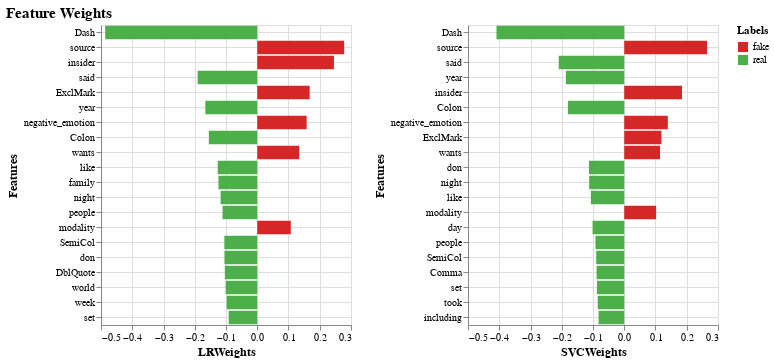

Notebook code cell kept with this figure:
### Code cell
trainChart, predChart, confMtxPlot = modelData(articlesDF, stratify=False)
# Not displaying the same training data split
# Just the weights chart
predChart.display()

# Show the confusion matrix
confMtxPlot;

### Figure 1 — Vega-Lite specification as saved in the notebook (floating-point values rounded to 4 significant figures)
{"config": {"view": {"continuousWidth": 400, "continuousHeight": 300}, "axis": {"labelFontSize": 10, "titleFontSize": 12}, "title": {"fontSize": 15}}, "hconcat": [{"data": {"name": "data-ba26d40cd9f6fe6fe9c4eb39e29d8db8"}, "mark": "bar", "encoding": {"color": {"field": "Labels", "scale": {"domain": ["fake", "real"], "range": ["#d62728", "#4daf4a"]}, "type": "nominal"}, "x": {"field": "LRWeights", "type": "quantitative"}, "y": {"axis": {"grid": true}, "field": "Features", "sort": null, "type": "nominal"}}, "height": 300, "width": 250}, {"data": {"name": "data-142f0955f72345f9b7049980d189b905"}, "mark": "bar", "encoding": {"color": {"condition": {"value": "#d62728", "test": "(datum.SVCWeights > 0)"}, "value": "#4daf4a"}, "x": {"field": "SVCWeights", "type": "quantitative"}, "y": {"axis": {"grid": true}, "field": "Features", "sort": null, "type": "nominal"}}, "height": 300, "width": 250}], "title": "Feature Weights", "$schema": "https://vega.github.io/schema/vega-lite/v4.17.0.json", "datasets": {"data-ba26d40cd9f6fe6fe9c4eb39e29d8db8": [{"Features": "Dash", "LRWeights": -0.4865, "Labels": "real"}, {"Features": "source", "LRWeights": 0.2782, "Labels": "fake"}, {"Features": "insider", "LRWeights": 0.2455, "Labels": "fake"}, {"Features": "said", "LRWeights": -0.1907, "Labels": "real"}, {"Features": "ExclMark", "LRWeights": 0.1678, "Labels": "fake"}, {"Features": "year", "LRWeights": -0.1662, "Labels": "real"}, {"Features": "negative_emotion", "LRWeights": 0.1581, "Labels": "fake"}, {"Features": "Colon", "LRWeights": -0.1549, "Labels": "real"}, {"Features": "wants", "LRWeights": 0.1342, "Labels": "fake"}, {"Features": "like", "LRWeights": -0.1264, "Labels": "real"}, {"Features": "family", "LRWeights": -0.1242, "Labels": "real"}, {"Features": "night", "LRWeights": -0.1172, "Labels": "real"}, {"Features": "people", "LRWeights": -0.1111, "Labels": "real"}, {"Features": "modality", "LRWeights": 0.1073, "Labels": "fake"}, {"Features": "SemiCol", "LRWeights": -0.1053, "Labels": "real"}, {"Features": "don", "LRWeights": -0.1049, "Labels": "real"}, {"Features": "DblQuote", "LRWeights": -0.1037, "Labels": "real"}, {"Features": "world", "LRWeights": -0.1012, "Labels": "real"}, {"Features": "week", "LRWeights": -0.09772, "Labels": "real"}, {"Features": "set", "LRWeights": -0.09137, "Labels": "real"}], "data-142f0955f72345f9b7049980d189b905": [{"Features": "Dash", "SVCWeights": -0.4088}, {"Features": "source", "SVCWeights": 0.265}, {"Features": "said", "SVCWeights": -0.2097}, {"Features": "year", "SVCWeights": -0.1869}, {"Features": "insider", "SVCWeights": 0.1848}, {"Features": "Colon", "SVCWeights": -0.1803}, {"Features": "negative_emotion", "SVCWeights": 0.1394}, {"Features": "ExclMark", "SVCWeights": 0.1189}, {"Features": "wants", "SVCWeights": 0.1146}, {"Features": "don", "SVCWeights": -0.113}, {"Features": "night", "SVCWeights": -0.1122}, {"Features": "like", "SVCWeights": -0.1068}, {"Features": "modality", "SVCWeights": 0.102}, {"Features": "day", "SVCWeights": -0.1014}, {"Features": "people", "SVCWeights": -0.09217}, {"Features": "SemiCol", "SVCWeights": -0.08971}, {"Features": "Comma", "SVCWeights": -0.08859}, {"Features": "set", "SVCWeights": -0.08744}, {"Features": "took", "SVCWeights": -0.08488}, {"Features": "including", "SVCWeights": -0.08218}]}}
